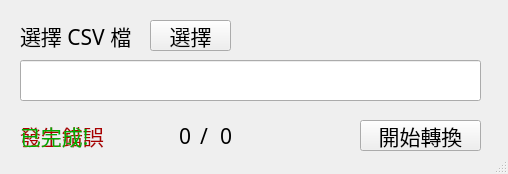
<?xml version="1.0" encoding="UTF-8"?>
<ui version="4.0">
 <class>MainWindow</class>
 <widget class="QMainWindow" name="MainWindow">
  <property name="geometry">
   <rect>
    <x>0</x>
    <y>0</y>
    <width>508</width>
    <height>174</height>
   </rect>
  </property>
  <property name="windowTitle">
   <string>MainWindow</string>
  </property>
  <widget class="QWidget" name="centralwidget">
   <widget class="QLabel" name="label_2">
    <property name="geometry">
     <rect>
      <x>20</x>
      <y>20</y>
      <width>171</width>
      <height>31</height>
     </rect>
    </property>
    <property name="font">
     <font>
      <family>Adobe 黑体 Std R</family>
      <pointsize>16</pointsize>
     </font>
    </property>
    <property name="text">
     <string>選擇 CSV 檔</string>
    </property>
   </widget>
   <widget class="QLineEdit" name="file_text">
    <property name="geometry">
     <rect>
      <x>20</x>
      <y>60</y>
      <width>461</width>
      <height>41</height>
     </rect>
    </property>
    <property name="font">
     <font>
      <family>Adobe 黑体 Std R</family>
      <pointsize>16</pointsize>
     </font>
    </property>
    <property name="text">
     <string/>
    </property>
   </widget>
   <widget class="QLabel" name="error">
    <property name="geometry">
     <rect>
      <x>20</x>
      <y>120</y>
      <width>91</width>
      <height>31</height>
     </rect>
    </property>
    <property name="font">
     <font>
      <family>Adobe 黑体 Std R</family>
      <pointsize>16</pointsize>
     </font>
    </property>
    <property name="text">
     <string>&lt;html&gt;&lt;head/&gt;&lt;body&gt;&lt;p&gt;&lt;span style=&quot; color:#aa0000;&quot;&gt;發生錯誤&lt;/span&gt;&lt;/p&gt;&lt;/body&gt;&lt;/html&gt;</string>
    </property>
   </widget>
   <widget class="QLabel" name="finish">
    <property name="geometry">
     <rect>
      <x>20</x>
      <y>120</y>
      <width>81</width>
      <height>31</height>
     </rect>
    </property>
    <property name="font">
     <font>
      <family>Adobe 黑体 Std R</family>
      <pointsize>16</pointsize>
     </font>
    </property>
    <property name="text">
     <string>&lt;html&gt;&lt;head/&gt;&lt;body&gt;&lt;p&gt;&lt;span style=&quot; color:#00aa00;&quot;&gt;已完成!&lt;/span&gt;&lt;/p&gt;&lt;/body&gt;&lt;/html&gt;</string>
    </property>
   </widget>
   <widget class="QPushButton" name="choose_file">
    <property name="geometry">
     <rect>
      <x>150</x>
      <y>20</y>
      <width>81</width>
      <height>31</height>
     </rect>
    </property>
    <property name="font">
     <font>
      <family>Adobe 黑体 Std R</family>
      <pointsize>16</pointsize>
     </font>
    </property>
    <property name="text">
     <string>選擇</string>
    </property>
   </widget>
   <widget class="QPushButton" name="start">
    <property name="geometry">
     <rect>
      <x>360</x>
      <y>120</y>
      <width>121</width>
      <height>31</height>
     </rect>
    </property>
    <property name="font">
     <font>
      <family>Adobe 黑体 Std R</family>
      <pointsize>16</pointsize>
     </font>
    </property>
    <property name="text">
     <string>開始轉換</string>
    </property>
   </widget>
   <widget class="QLabel" name="cur_num">
    <property name="geometry">
     <rect>
      <x>120</x>
      <y>120</y>
      <width>71</width>
      <height>31</height>
     </rect>
    </property>
    <property name="font">
     <font>
      <family>Adobe 黑体 Std R</family>
      <pointsize>16</pointsize>
     </font>
    </property>
    <property name="text">
     <string>0</string>
    </property>
    <property name="alignment">
     <set>Qt::AlignRight|Qt::AlignTrailing|Qt::AlignVCenter</set>
    </property>
   </widget>
   <widget class="QLabel" name="label_3">
    <property name="geometry">
     <rect>
      <x>200</x>
      <y>120</y>
      <width>21</width>
      <height>31</height>
     </rect>
    </property>
    <property name="font">
     <font>
      <family>Adobe 黑体 Std R</family>
      <pointsize>16</pointsize>
     </font>
    </property>
    <property name="text">
     <string>/</string>
    </property>
   </widget>
   <widget class="QLabel" name="all_num">
    <property name="geometry">
     <rect>
      <x>220</x>
      <y>120</y>
      <width>91</width>
      <height>31</height>
     </rect>
    </property>
    <property name="font">
     <font>
      <family>Adobe 黑体 Std R</family>
      <pointsize>16</pointsize>
     </font>
    </property>
    <property name="text">
     <string>0</string>
    </property>
   </widget>
  </widget>
  <widget class="QStatusBar" name="statusbar"/>
 </widget>
 <resources/>
 <connections/>
</ui>
